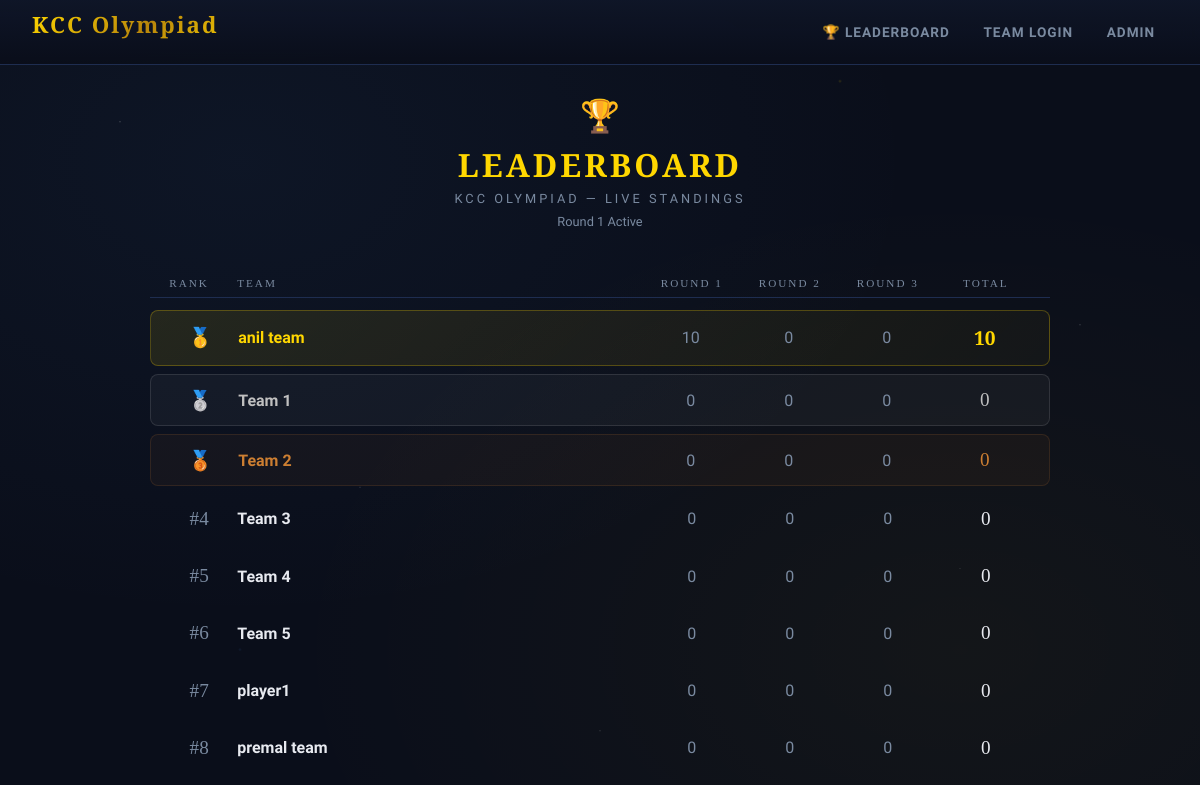
Page /leaderboard/ on the committed database.
### myapp/models.py (models this page shows, shortened)
class CompetitionSettings(models.Model):
    active_round = models.IntegerField(default=1)
    competition_started = models.BooleanField(default=False)
    competition_ended = models.BooleanField(default=False)
    round1_timer = models.IntegerField(default=0, help_text="Timer in seconds, 0 = no timer")
    round2_timer = models.IntegerField(default=0)
    round3_timer = models.IntegerField(default=0)
    class Meta:
        verbose_name = "Competition Settings"
    @classmethod
    def get_settings(cls):
        obj, _ = cls.objects.get_or_create(pk=1)
        return obj

class Team(models.Model):
    name = models.CharField(max_length=100, unique=True)
    token = models.CharField(max_length=64, unique=True)
    is_active = models.BooleanField(default=True)
    created_at = models.DateTimeField(auto_now_add=True)
    def get_round_score(self, round_num):
        return sum(s.points for s in self.scores.filter(round=round_num))

### myapp/views.py (the view)
# urls.py: path('leaderboard/', views.public_leaderboard, name='leaderboard'),
def public_leaderboard(request):
    settings = CompetitionSettings.get_settings()
    teams = Team.objects.filter(is_active=True)
    leaderboard = []
    for team in teams:
        r1 = team.get_round_score(1)
        r2 = team.get_round_score(2)
        r3 = team.get_round_score(3)
        total = r1 + r2 + r3
        leaderboard.append({
            'team': team,
            'round1': r1,
            'round2': r2,
            'round3': r3,
            'total': total,
        })
    leaderboard.sort(key=lambda x: x['total'], reverse=True)
    for i, entry in enumerate(leaderboard):
        entry['rank'] = i + 1
    return render(request, 'leaderboard.html', {
        'leaderboard': leaderboard,
        'settings': settings,
    })

### myapp/templates/leaderboard.html (shortened to what this page needs)
{% extends 'base.html' %}
{% block content %}
<div style="text-align:center;margin-bottom:2.5rem;">
  <div style="font-size:2rem;margin-bottom:0.5rem;">🏆</div>
  <h1 style="font-family:'Cinzel',serif;font-size:2rem;color:var(--gold);letter-spacing:3px;">LEADERBOARD</h1>
  <p style="color:var(--muted);letter-spacing:3px;font-size:0.8rem;margin-top:0.3rem;">KCC OLYMPIAD — LIVE STANDINGS</p>
  <div style="font-size:0.8rem;color:var(--muted);margin-top:0.5rem;">
    Round {{ settings.active_round }} Active
  </div>
</div>
<div style="max-width:900px;margin:0 auto;" id="leaderboard-wrap">
  {% if leaderboard %}
  <div class="lb-header">
    <div>Rank</div>
    <div>Team</div>
    <div style="text-align:center;">Round 1</div>
    <div style="text-align:center;">Round 2</div>
    <div style="text-align:center;">Round 3</div>
    <div style="text-align:center;">Total</div>
  </div>
  {% for entry in leaderboard %}
  <div class="lb-row rank-{{ entry.rank }}">
    <div style="font-family:'Cinzel',serif;font-size:1.2rem;text-align:center;">
      {% if entry.rank == 1 %}🥇
      {% elif entry.rank == 2 %}🥈
      {% elif entry.rank == 3 %}🥉
      {% else %}<span style="color:var(--muted);">#{{ entry.rank }}</span>
      {% endif %}
    </div>
    <div style="font-weight:700;font-size:1rem;
      {% if entry.rank == 1 %}color:var(--gold);
      {% elif entry.rank == 2 %}color:#C0C0C0;
      {% elif entry.rank == 3 %}color:#CD7F32;{% endif %}">
      {{ entry.team.name }}
    </div>
    <div style="text-align:center;color:var(--muted);">{{ entry.round1 }}</div>
    <div style="text-align:center;color:var(--muted);">{{ entry.round2 }}</div>
    <div style="text-align:center;color:var(--muted);">{{ entry.round3 }}</div>
    <div style="text-align:center;font-family:'Cinzel',serif;font-size:1.2rem;
      {% if entry.rank == 1 %}color:var(--gold);font-weight:700;
      {% elif entry.rank == 2 %}color:#C0C0C0;
      {% elif entry.rank == 3 %}color:#CD7F32;
      {% else %}color:var(--text);{% endif %}">
      {{ entry.total }}
    </div>
  </div>
  {% endfor %}
  {% else %}
  <div style="text-align:center;padding:4rem;color:var(--muted);">
    <div style="font-size:2.5rem;margin-bottom:1rem;">📋</div>
    <div style="font-family:'Cinzel',serif;color:var(--gold);letter-spacing:2px;">No scores yet</div>
    <div style="margin-top:0.5rem;">Check back during the competition!</div>
  </div>
  {% endif %}
</div>
{% endblock %}

### myapp/templates/base.html (shortened to what this page needs)
<!doctype html>
<html lang="en">
  <head>
  </head>
  <body>
    <header class="site-header">
      <div class="header-inner">
        <a href="/" class="logo">
          KCC Olympiad
          <span>Mathematics Competition</span>
        </a>
        <nav class="nav-links">
          {% block nav_links %}
          <a href="/leaderboard/">🏆 Leaderboard</a>
          {% if request.session.team_id %}
          <a href="/dashboard/">Dashboard</a>
          <a href="/logout/">Logout</a>
          {% elif request.session.is_admin %}
          <a href="/admin-panel/">Admin Panel</a>
          <a href="/admin-panel/logout/">Logout</a>
          {% else %}
          <a href="/">Team Login</a>
          <a href="/admin-panel/login/">Admin</a>
          {% endif %} {% endblock %}
        </nav>
      </div>
    </header>
    {% block body %}
    <div class="page-content fade-in">
       {% block content %}{% endblock %}
    </div>
    {% endblock %}
  </body>
</html>

### myapp/templates/base.html (style rules this page uses)
:root { --gold: #ffd700; --gold-dark: #b8860b; --gold-light: #fff0a0; --deep: #0a0e1a; --panel: #0f1628; --panel2: #141d35; --border: #1e2d50; --accent: #4a90e2; --success: #2ecc71; --danger: #e74c3c; --warning: #f39c12; --text: #e8eaf0; --muted: #7a8aa0; }
* { box-sizing: border-box; margin: 0; padding: 0; }
body { font-family: "Rajdhani", sans-serif; background: var(--deep); color: var(--text); min-height: 100vh; background-image: radial-gradient( ellipse at 20% 20%, rgba(74, 144, 226, 0.06) 0%, transparent 50% ), radial-gradient( ellipse at 80% 80%, rgba(255, 215, 0, 0.04) 0%, transparent 50% ); }
body::before { content: ""; position: fixed; inset: 0; background-image: radial-gradient( 1px 1px at 10% 15%, rgba(255, 255, 255, 0.3) 0%, transparent 100% ), radial-gradient( 1px 1px at 30% 60%, rgba(255, 255, 255, 0.2) 0%, transparent 100% ), radial-gradient( 1px 1px at 60% 25%, rgba(255, 255, 255, 0.25) 0%, transparent 100% ), radial-gradient( 1px 1px at 80% 70%, rgba(255, 255, 255, 0.15) 0%, transparent 100% ), radial-gradient( 1px 1px at 50% 90%, rgba(255, 255, 255, 0.2) 0%, transparent 100% ), radial-gradient( 1px 1px at 90% 40%, rgba(255, 255, 255, 0.25) 0%, transparent 100% ), radial-gradient( 2px 2px at 70% 10%, rgba(255, 215, 0, 0.15) 0%, transparent 100% ), radial-gradient( 2px 2px at 20% 80%, rgba(74, 144, 226, 0.1) 0%, transparent 100% ); pointer-events: none; z-index: 0; }
.site-header { background: linear-gradient( 180deg, rgba(15, 22, 40, 0.98) 0%, rgba(10, 14, 26, 0.95) 100% ); border-bottom: 1px solid var(--border); padding: 0 2rem; position: sticky; top: 0; z-index: 100; backdrop-filter: blur(10px); }
.header-inner { max-width: 1400px; margin: 0 auto; display: flex; align-items: center; justify-content: space-between; height: 64px; }
.logo { font-family: "Cinzel", serif; font-size: 1.4rem; font-weight: 900; background: linear-gradient( 135deg, var(--gold) 0%, var(--gold-dark) 50%, var(--gold) 100% ); -webkit-background-clip: text; -webkit-text-fill-color: transparent; background-clip: text; letter-spacing: 2px; text-decoration: none; }
.logo span { font-size: 0.75rem; display: block; letter-spacing: 4px; opacity: 0.7; font-weight: 400; }
.nav-links { display: flex; gap: 0.5rem; align-items: center; }
.nav-links a { color: var(--muted); text-decoration: none; font-size: 0.85rem; font-weight: 600; letter-spacing: 1px; text-transform: uppercase; padding: 0.4rem 0.8rem; border-radius: 4px; transition: all 0.2s; }
.page-content { position: relative; z-index: 1; max-width: 1400px; margin: 0 auto; padding: 2rem; }
.fade-in { animation: fadeIn 0.4s ease; }

### myapp/templates/leaderboard.html (style rules this page uses)
.lb-row { display: grid; grid-template-columns: 60px 1fr repeat(4, 90px); align-items: center; gap: 0.5rem; padding: 0.85rem 1.2rem; border-radius: 8px; margin-bottom: 0.5rem; transition: all 0.2s; }
.lb-row.rank-1 { background: linear-gradient(135deg, rgba(255,215,0,0.1), rgba(255,215,0,0.03)); border: 1px solid rgba(255,215,0,0.25); }
.lb-row.rank-2 { background: rgba(192,192,192,0.05); border: 1px solid rgba(192,192,192,0.15); }
.lb-row.rank-3 { background: rgba(205,127,50,0.05); border: 1px solid rgba(205,127,50,0.15); }
.lb-header { display: grid; grid-template-columns: 60px 1fr repeat(4, 90px); gap: 0.5rem; padding: 0.5rem 1.2rem; font-size: 0.7rem; letter-spacing: 2px; text-transform: uppercase; color: var(--muted); border-bottom: 1px solid var(--border); margin-bottom: 0.75rem; font-family: 'Cinzel', serif; }

### rows in the picture
CompetitionSettings: active_round "1"
Team: team.name "anil team", round1 "10", round2 "0", round3 "0", total "10"
Team: team.name "Team 1", round1 "0", round2 "0", round3 "0", total "0"
Team: team.name "Team 2", round1 "0", round2 "0", round3 "0", total "0"
Team: rank "4", team.name "Team 3", round1 "0", round2 "0", round3 "0", total "0"
Team: rank "5", team.name "Team 4", round1 "0", round2 "0", round3 "0", total "0"
Team: rank "6", team.name "Team 5", round1 "0", round2 "0", round3 "0", total "0"
Team: rank "7", team.name "player1", round1 "0", round2 "0", round3 "0", total "0"
Team: rank "8", team.name "premal team", round1 "0", round2 "0", round3 "0", total "0"
